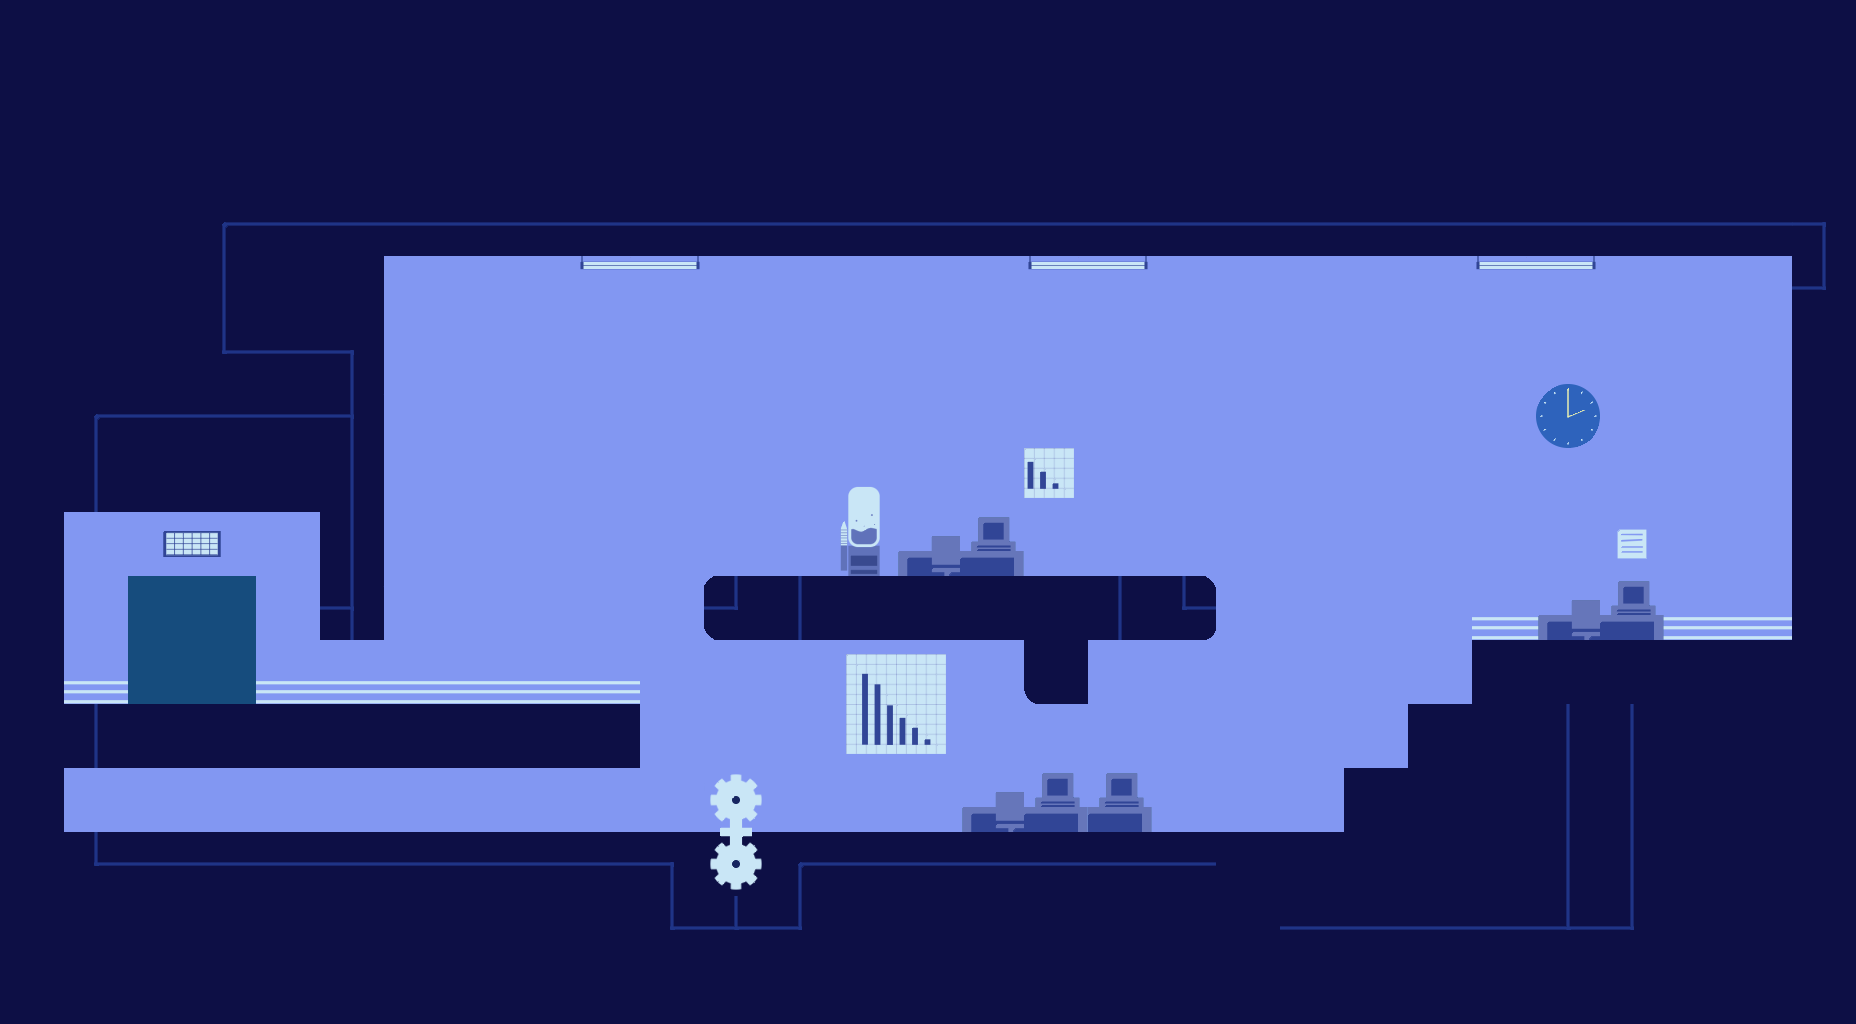

Tiled map render using the project's own tile images. Description and the map definition, with tile-layer contents summarised, below:
An orthogonal 29x16 tile map with 64x64 px tiles, 8 tile layers (azul, negro, Capa de patrones 1, puerta, ...).

<map version="1.0" orientation="orthogonal" width="29" height="16" tilewidth="64" tileheight="64">
 <tileset firstgid="1" name="tiles01" tilewidth="64" tileheight="64">
  <image source="tiles03.png" width="896" height="256" />
 </tileset>
 <layer name="azul" width="29" height="16">
  <data>[464 cells, 448 non-empty, 1 distinct tile ids]</data>
 </layer>
 <layer name="negro" width="29" height="16">
  <data>[464 cells, 279 non-empty, 4 distinct tile ids]</data>
 </layer>
 <layer name="Capa de patrones 1" width="29" height="16">
  <data>[464 cells, 0 non-empty, 0 distinct tile ids]</data>
 </layer>
 <layer name="puerta" width="29" height="16">
  <data>[464 cells, 18 non-empty, 4 distinct tile ids]</data>
 </layer>
 <layer name="engranajes" width="29" height="16">
  <data>[464 cells, 2 non-empty, 2 distinct tile ids]</data>
 </layer>
 <layer name="luces" width="29" height="16">
  <data>[464 cells, 6 non-empty, 2 distinct tile ids]</data>
 </layer>
 <layer name="elementos" width="29" height="16">
  <data>[464 cells, 16 non-empty, 10 distinct tile ids]</data>
 </layer>
 <layer name="lineas" width="29" height="16">
  <data>[464 cells, 77 non-empty, 9 distinct tile ids]</data>
 </layer>
</map>
